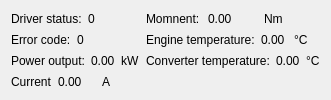
                     <widget class="QWidget" name="widget_206" native="true">
                      <layout class="QGridLayout" name="gridLayout">
                       <item row="0" column="0">
                        <widget class="QWidget" name="widget_32" native="true">
                         <property name="maximumSize">
                          <size>
                           <width>16777215</width>
                           <height>30</height>
                          </size>
                         </property>
                         <layout class="QHBoxLayout" name="horizontalLayout_19">
                          <property name="leftMargin">
                           <number>0</number>
                          </property>
                          <property name="topMargin">
                           <number>0</number>
                          </property>
                          <property name="rightMargin">
                           <number>0</number>
                          </property>
                          <property name="bottomMargin">
                           <number>0</number>
                          </property>
                          <item>
                           <widget class="QLabel" name="label_29">
                            <property name="maximumSize">
                             <size>
                              <width>250</width>
                              <height>16777215</height>
                             </size>
                            </property>
                            <property name="text">
                             <string>Driver status:</string>
                            </property>
                           </widget>
                          </item>
                          <item>
                           <widget class="QLabel" name="driver_status_lbl">
                            <property name="maximumSize">
                             <size>
                              <width>50</width>
                              <height>16777215</height>
                             </size>
                            </property>
                            <property name="text">
                             <string>0</string>
                            </property>
                           </widget>
                          </item>
                          <item>
                           <widget class="QLabel" name="label_31">
                            <property name="text">
                             <string/>
                            </property>
                           </widget>
                          </item>
                         </layout>
                        </widget>
                       </item>
                       <item row="2" column="0">
                        <widget class="QWidget" name="widget_34" native="true">
                         <property name="maximumSize">
                          <size>
                           <width>16777215</width>
                           <height>30</height>
                          </size>
                         </property>
                         <layout class="QHBoxLayout" name="horizontalLayout_21">
                          <property name="leftMargin">
                           <number>0</number>
                          </property>
                          <property name="topMargin">
                           <number>0</number>
                          </property>
                          <property name="rightMargin">
                           <number>0</number>
                          </property>
                          <property name="bottomMargin">
                           <number>0</number>
                          </property>
                          <item>
                           <widget class="QLabel" name="label_35">
                            <property name="maximumSize">
                             <size>
                              <width>250</width>
                              <height>16777215</height>
                             </size>
                            </property>
                            <property name="text">
                             <string>Power output:</string>
                            </property>
                           </widget>
                          </item>
                          <item>
                           <widget class="QLabel" name="output_lbl">
                            <property name="maximumSize">
                             <size>
                              <width>50</width>
                              <height>16777215</height>
                             </size>
                            </property>
                            <property name="text">
                             <string>0.00</string>
                            </property>
                           </widget>
                          </item>
                          <item>
                           <widget class="QLabel" name="label_37">
                            <property name="text">
                             <string>kW</string>
                            </property>
                           </widget>
                          </item>
                         </layout>
                        </widget>
                       </item>
                       <item row="3" column="0">
                        <widget class="QWidget" name="widget_33" native="true">
                         <property name="maximumSize">
                          <size>
                           <width>16777215</width>
                           <height>30</height>
                          </size>
                         </property>
                         <layout class="QHBoxLayout" name="horizontalLayout_20">
                          <property name="leftMargin">
                           <number>0</number>
                          </property>
                          <property name="topMargin">
                           <number>0</number>
                          </property>
                          <property name="rightMargin">
                           <number>0</number>
                          </property>
                          <property name="bottomMargin">
                           <number>0</number>
                          </property>
                          <item>
                           <widget class="QLabel" name="label_32">
                            <property name="maximumSize">
                             <size>
                              <width>250</width>
                              <height>16777215</height>
                             </size>
                            </property>
                            <property name="text">
                             <string>Current</string>
                            </property>
                           </widget>
                          </item>
                          <item>
                           <widget class="QLabel" name="current_lbl">
                            <property name="maximumSize">
                             <size>
                              <width>50</width>
                              <height>16777215</height>
                             </size>
                            </property>
                            <property name="text">
                             <string>0.00</string>
                            </property>
                           </widget>
                          </item>
                          <item>
                           <widget class="QLabel" name="label_34">
                            <property name="text">
                             <string>A</string>
                            </property>
                           </widget>
                          </item>
                         </layout>
                        </widget>
                       </item>
                       <item row="1" column="0">
                        <widget class="QWidget" name="widget_31" native="true">
                         <property name="maximumSize">
                          <size>
                           <width>16777215</width>
                           <height>30</height>
                          </size>
                         </property>
                         <layout class="QHBoxLayout" name="horizontalLayout_18">
                          <property name="leftMargin">
                           <number>0</number>
                          </property>
                          <property name="topMargin">
                           <number>0</number>
                          </property>
                          <property name="rightMargin">
                           <number>0</number>
                          </property>
                          <property name="bottomMargin">
                           <number>0</number>
                          </property>
                          <item>
                           <widget class="QLabel" name="label_26">
                            <property name="maximumSize">
                             <size>
                              <width>250</width>
                              <height>16777215</height>
                             </size>
                            </property>
                            <property name="text">
                             <string>Error code:</string>
                            </property>
                           </widget>
                          </item>
                          <item>
                           <widget class="QLabel" name="error_code_lbl">
                            <property name="maximumSize">
                             <size>
                              <width>50</width>
                              <height>16777215</height>
                             </size>
                            </property>
                            <property name="text">
                             <string>0</string>
                            </property>
                           </widget>
                          </item>
                          <item>
                           <widget class="QLabel" name="label_28">
                            <property name="text">
                             <string/>
                            </property>
                           </widget>
                          </item>
                         </layout>
                        </widget>
                       </item>
                       <item row="0" column="1">
                        <widget class="QWidget" name="widget_39" native="true">
                         <property name="maximumSize">
                          <size>
                           <width>16777215</width>
                           <height>30</height>
                          </size>
                         </property>
                         <layout class="QHBoxLayout" name="horizontalLayout_26">
                          <property name="leftMargin">
                           <number>0</number>
                          </property>
                          <property name="topMargin">
                           <number>0</number>
                          </property>
                          <property name="rightMargin">
                           <number>0</number>
                          </property>
                          <property name="bottomMargin">
                           <number>0</number>
                          </property>
                          <item>
                           <widget class="QLabel" name="label_47">
                            <property name="maximumSize">
                             <size>
                              <width>250</width>
                              <height>16777215</height>
                             </size>
                            </property>
                            <property name="text">
                             <string>Momnent:</string>
                            </property>
                           </widget>
                          </item>
                          <item>
                           <widget class="QLabel" name="moment_lbl">
                            <property name="maximumSize">
                             <size>
                              <width>50</width>
                              <height>16777215</height>
                             </size>
                            </property>
                            <property name="text">
                             <string>0.00</string>
                            </property>
                           </widget>
                          </item>
                          <item>
                           <widget class="QLabel" name="label_49">
                            <property name="text">
                             <string>Nm</string>
                            </property>
                           </widget>
                          </item>
                         </layout>
                        </widget>
                       </item>
                       <item row="2" column="1">
                        <widget class="QWidget" name="widget_36" native="true">
                         <property name="maximumSize">
                          <size>
                           <width>16777215</width>
                           <height>30</height>
                          </size>
                         </property>
                         <layout class="QHBoxLayout" name="horizontalLayout_24">
                          <property name="leftMargin">
                           <number>0</number>
                          </property>
                          <property name="topMargin">
                           <number>0</number>
                          </property>
                          <property name="rightMargin">
                           <number>0</number>
                          </property>
                          <property name="bottomMargin">
                           <number>0</number>
                          </property>
                          <item>
                           <widget class="QLabel" name="label_41">
                            <property name="maximumSize">
                             <size>
                              <width>250</width>
                              <height>16777215</height>
                             </size>
                            </property>
                            <property name="text">
                             <string>Converter temperature:</string>
                            </property>
                           </widget>
                          </item>
                          <item>
                           <widget class="QLabel" name="converter_temp_lbl">
                            <property name="maximumSize">
                             <size>
                              <width>50</width>
                              <height>16777215</height>
                             </size>
                            </property>
                            <property name="text">
                             <string>0.00</string>
                            </property>
                           </widget>
                          </item>
                          <item>
                           <widget class="QLabel" name="label_43">
                            <property name="text">
                             <string>°C</string>
                            </property>
                           </widget>
                          </item>
                         </layout>
                        </widget>
                       </item>
                       <item row="1" column="1">
                        <widget class="QWidget" name="widget_37" native="true">
                         <property name="maximumSize">
                          <size>
                           <width>16777215</width>
                           <height>30</height>
                          </size>
                         </property>
                         <layout class="QHBoxLayout" name="horizontalLayout_25">
                          <property name="leftMargin">
                           <number>0</number>
                          </property>
                          <property name="topMargin">
                           <number>0</number>
                          </property>
                          <property name="rightMargin">
                           <number>0</number>
                          </property>
                          <property name="bottomMargin">
                           <number>0</number>
                          </property>
                          <item>
                           <widget class="QLabel" name="label_44">
                            <property name="maximumSize">
                             <size>
                              <width>250</width>
                              <height>16777215</height>
                             </size>
                            </property>
                            <property name="text">
                             <string>Engine temperature:</string>
                            </property>
                           </widget>
                          </item>
                          <item>
                           <widget class="QLabel" name="engine_temp_lbl">
                            <property name="maximumSize">
                             <size>
                              <width>50</width>
                              <height>16777215</height>
                             </size>
                            </property>
                            <property name="text">
                             <string>0.00</string>
                            </property>
                           </widget>
                          </item>
                          <item>
                           <widget class="QLabel" name="label_46">
                            <property name="text">
                             <string>°C</string>
                            </property>
                           </widget>
                          </item>
                         </layout>
                        </widget>
                       </item>
                      </layout>
                     </widget>
